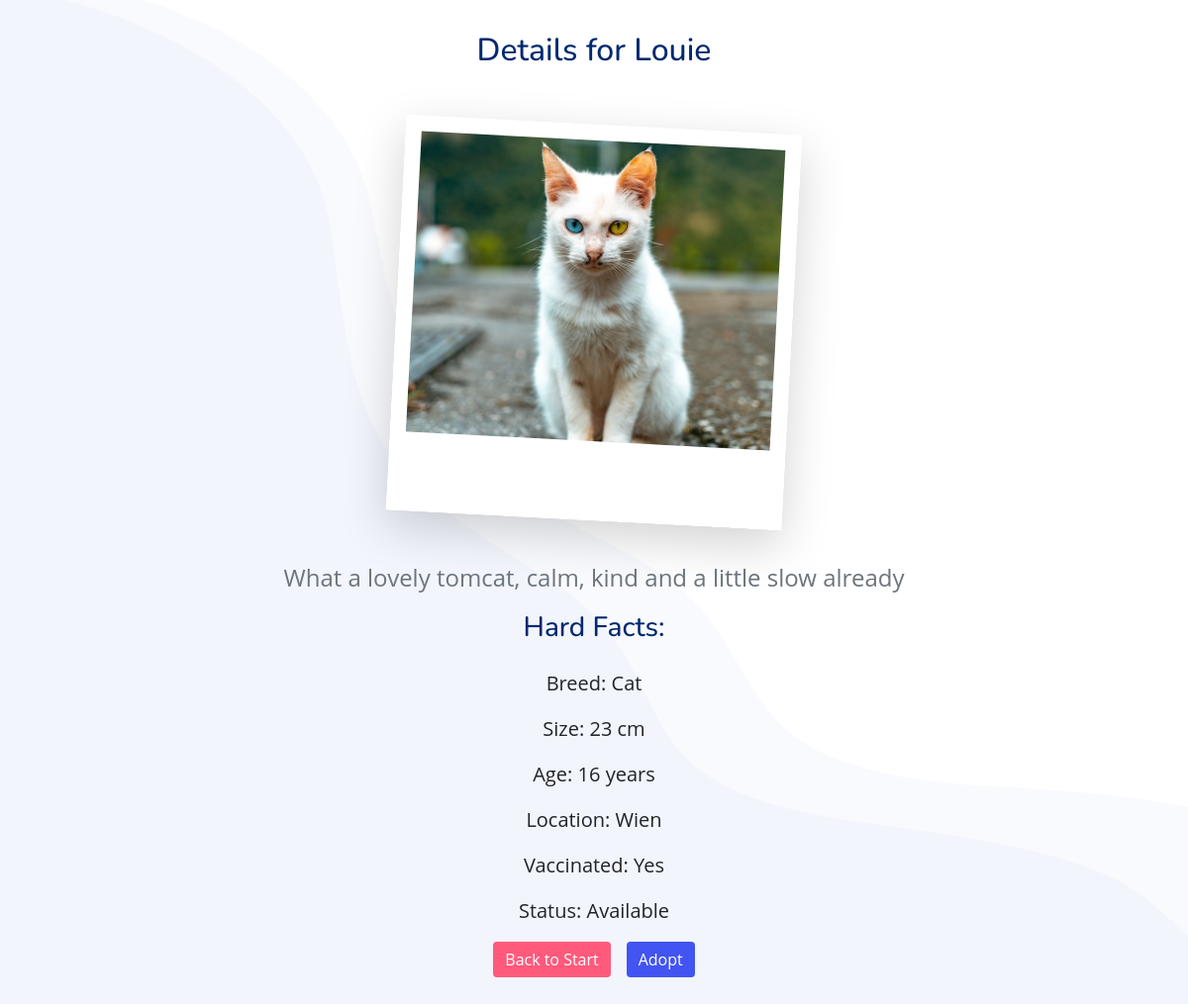
The app's page /details.php?id=1 (signed in) with its own data.
### tables this page shows
CREATE TABLE `animals` (
  `id` int(11) NOT NULL,
  `name` varchar(55) NOT NULL,
  `breed` varchar(55) NOT NULL,
  `picture` varchar(255) DEFAULT NULL,
  `descr` varchar(500) DEFAULT NULL,
  `size` int(11) DEFAULT NULL,
  `age` int(11) NOT NULL,
  `location` varchar(55) NOT NULL,
  `vaccinated` varchar(55) NOT NULL,
  `status` varchar(55) NOT NULL
);

### details.php (the view, shortened to what this page needs)
<?php
require_once 'components/db_connect.php' ;
$id = $_GET['id'];
$sql = "SELECT * FROM animals WHERE id = $id";
$result = mysqli_query($connect ,$sql);
$tbody = "";
if(mysqli_num_rows($result)  > 0) {
  $row = mysqli_fetch_array($result, MYSQLI_ASSOC);
    $tbody = "<tr>
    <td><img class='img-bigger shadow-lg rotate m-4' src='./pictures/" .$row['picture']. "'</td></tr>
    <tr><td class='text-muted fs-4'>" .$row['descr']."</td>
    <tr><td><h3>Hard Facts:</h3></td>
    <tr><td class='fs-5'>Breed: " .$row['breed']."</td>
    <tr><td class='fs-5'>Size: " .$row['size']." cm</td>
    <tr><td class='fs-5'>Age: " . $row['age'] . " years</td>
    <tr><td class='fs-5'>Location: " .$row['location']."</td>
    <tr><td class='fs-5'>Vaccinated: " .$row['vaccinated']."</td>
    <tr><td class='fs-5'>Status: " .$row['status']."</td>
    </tr>";
  } else {
  $tbody =  "<tr><td colspan='5'><center>No Data Available </center></td></tr>";
}
?>
<!DOCTYPE html>
<html lang="en">
<head>
  <?php require_once 'components/boot.php'?>
  <link rel="stylesheet" href="styles/styles.css">
</head>
<body>
  <div class="manageProduct mt-3 mx-auto">
    <h2 class="text-center m-4">Details for <?= $row['name']?></h2>
    <table class='table details mx-auto'>
      <tbody>
        <?= $tbody;?>
      </tbody>
    </table>
  </div>
  <div class="text-center mb-5 mx-auto d-flex justify-content-center align-items-center">
    <a href="home.php"><button class="btn btn-secondary">Back to Start</button></a>
    <a href="adopt.php?id=<?php echo $id; ?>"><button class="btn btn-tertiary" type="button">Adopt</button></a>
  </div>
</body>
</html>

### styles/styles.css (style rules this page uses)
:root { scroll-behavior: smooth; }
* { box-sizing: border-box; }
html { position: relative; }
body { margin-top: 2rem; background-color: #F2F5FB; background-image: url('../assets-template/img/hero-bg.png'); background-size: cover; background-position: top center; background-repeat: no-repeat; font-family: "Open Sans", sans-serif; color: #444444; }
a { color: #4154f1; text-decoration: none!important; }
h1, h2, h3, h4, h5, h6 { font-family: "Nunito", sans-serif; color: #012970; }
.manageProduct { width: 90%; max-width: 100%; margin: auto; }
.details { width: 75%; margin: auto; }
.img-bigger { width: 400px; height: 400px; aspect-ratio: 2/3; object-fit: cover; border-style: solid; border-color: white; border-width: 1rem 1rem 5rem 1rem; }
.rotate { transform: rotate(3deg); }
td, th { text-align: center; vertical-align: middle; border: none; }
tr { text-align: center; }
.table>:not(:first-child) { border: none; }
button { margin: .5rem; transition: all 0.3s ease-in-out!important; }
.btn-secondary { background-color: #FF5A7C; border: none; }
.btn-tertiary { background-color: #4254F1; color: white; border: none; }

### records on screen
animals: name "Louie", picture (picture), descr "What a lovely tomcat, calm, kind and a little slow already", breed "Cat", size "23", age "16", location "Wien", vaccinated "Yes", status "Available"
